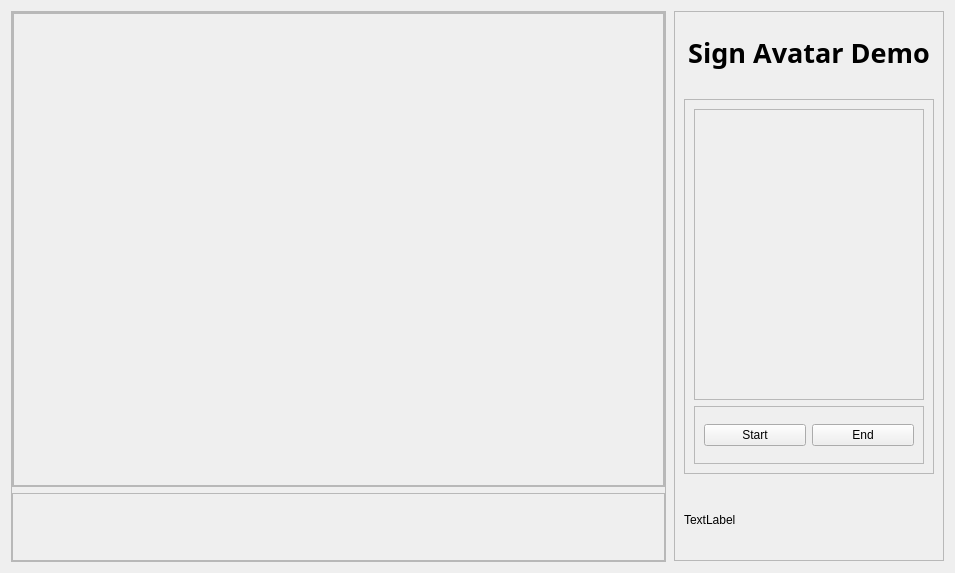
<?xml version="1.0" encoding="UTF-8"?>
<ui version="4.0">
 <class>Form</class>
 <widget class="QWidget" name="Form">
  <property name="geometry">
   <rect>
    <x>0</x>
    <y>0</y>
    <width>955</width>
    <height>573</height>
   </rect>
  </property>
  <property name="minimumSize">
   <size>
    <width>950</width>
    <height>570</height>
   </size>
  </property>
  <property name="baseSize">
   <size>
    <width>670</width>
    <height>480</height>
   </size>
  </property>
  <property name="windowTitle">
   <string>Form</string>
  </property>
  <layout class="QHBoxLayout" name="horizontalLayout" stretch="2,1">
   <property name="spacing">
    <number>8</number>
   </property>
   <item>
    <widget class="QFrame" name="frame">
     <property name="frameShape">
      <enum>QFrame::StyledPanel</enum>
     </property>
     <property name="frameShadow">
      <enum>QFrame::Raised</enum>
     </property>
     <layout class="QVBoxLayout" name="verticalLayout" stretch="7,1">
      <property name="leftMargin">
       <number>0</number>
      </property>
      <property name="topMargin">
       <number>0</number>
      </property>
      <property name="rightMargin">
       <number>0</number>
      </property>
      <property name="bottomMargin">
       <number>0</number>
      </property>
      <item>
       <widget class="QFrame" name="display_frame">
        <property name="frameShape">
         <enum>QFrame::StyledPanel</enum>
        </property>
        <property name="frameShadow">
         <enum>QFrame::Raised</enum>
        </property>
        <layout class="QVBoxLayout" name="verticalLayout_5">
         <property name="leftMargin">
          <number>0</number>
         </property>
         <property name="topMargin">
          <number>0</number>
         </property>
         <property name="rightMargin">
          <number>0</number>
         </property>
         <property name="bottomMargin">
          <number>0</number>
         </property>
         <item>
          <widget class="QFrame" name="motion_frame">
           <property name="minimumSize">
            <size>
             <width>400</width>
             <height>400</height>
            </size>
           </property>
           <property name="frameShape">
            <enum>QFrame::StyledPanel</enum>
           </property>
           <property name="frameShadow">
            <enum>QFrame::Raised</enum>
           </property>
          </widget>
         </item>
        </layout>
       </widget>
      </item>
      <item>
       <widget class="QFrame" name="text_frame">
        <property name="frameShape">
         <enum>QFrame::StyledPanel</enum>
        </property>
        <property name="frameShadow">
         <enum>QFrame::Raised</enum>
        </property>
        <layout class="QHBoxLayout" name="horizontalLayout_2">
         <property name="spacing">
          <number>15</number>
         </property>
         <item>
          <widget class="QLabel" name="subtitile">
           <property name="sizePolicy">
            <sizepolicy hsizetype="Expanding" vsizetype="Expanding">
             <horstretch>20</horstretch>
             <verstretch>20</verstretch>
            </sizepolicy>
           </property>
           <property name="minimumSize">
            <size>
             <width>400</width>
             <height>0</height>
            </size>
           </property>
           <property name="font">
            <font>
             <family>Segoe Print</family>
             <pointsize>10</pointsize>
             <bold>true</bold>
            </font>
           </property>
           <property name="text">
            <string/>
           </property>
          </widget>
         </item>
        </layout>
       </widget>
      </item>
     </layout>
    </widget>
   </item>
   <item>
    <widget class="QFrame" name="user_frame">
     <property name="sizePolicy">
      <sizepolicy hsizetype="Fixed" vsizetype="Fixed">
       <horstretch>0</horstretch>
       <verstretch>0</verstretch>
      </sizepolicy>
     </property>
     <property name="minimumSize">
      <size>
       <width>270</width>
       <height>550</height>
      </size>
     </property>
     <property name="maximumSize">
      <size>
       <width>270</width>
       <height>550</height>
      </size>
     </property>
     <property name="frameShape">
      <enum>QFrame::StyledPanel</enum>
     </property>
     <property name="frameShadow">
      <enum>QFrame::Raised</enum>
     </property>
     <layout class="QVBoxLayout" name="verticalLayout_2" stretch="1,6,1">
      <property name="spacing">
       <number>15</number>
      </property>
      <item>
       <widget class="QLabel" name="signtrans_label">
        <property name="font">
         <font>
          <family>Segoe Print</family>
          <pointsize>20</pointsize>
          <bold>true</bold>
         </font>
        </property>
        <property name="text">
         <string>Sign Avatar Demo</string>
        </property>
        <property name="alignment">
         <set>Qt::AlignCenter</set>
        </property>
       </widget>
      </item>
      <item>
       <widget class="QFrame" name="frame_2">
        <property name="frameShape">
         <enum>QFrame::StyledPanel</enum>
        </property>
        <property name="frameShadow">
         <enum>QFrame::Raised</enum>
        </property>
        <layout class="QVBoxLayout" name="verticalLayout_3" stretch="5,1">
         <item>
          <widget class="QFrame" name="live_cap_frame">
           <property name="frameShape">
            <enum>QFrame::StyledPanel</enum>
           </property>
           <property name="frameShadow">
            <enum>QFrame::Raised</enum>
           </property>
          </widget>
         </item>
         <item>
          <widget class="QFrame" name="user_button_frame">
           <property name="frameShape">
            <enum>QFrame::StyledPanel</enum>
           </property>
           <property name="frameShadow">
            <enum>QFrame::Raised</enum>
           </property>
           <layout class="QHBoxLayout" name="horizontalLayout_3">
            <item>
             <widget class="QPushButton" name="start_cap_button">
              <property name="text">
               <string>Start</string>
              </property>
             </widget>
            </item>
            <item>
             <widget class="QPushButton" name="stop_cap_button">
              <property name="text">
               <string>End</string>
              </property>
             </widget>
            </item>
           </layout>
          </widget>
         </item>
        </layout>
       </widget>
      </item>
      <item>
       <widget class="QLabel" name="subtitle_user">
        <property name="text">
         <string>TextLabel</string>
        </property>
       </widget>
      </item>
     </layout>
    </widget>
   </item>
  </layout>
 </widget>
 <resources/>
 <connections/>
</ui>
